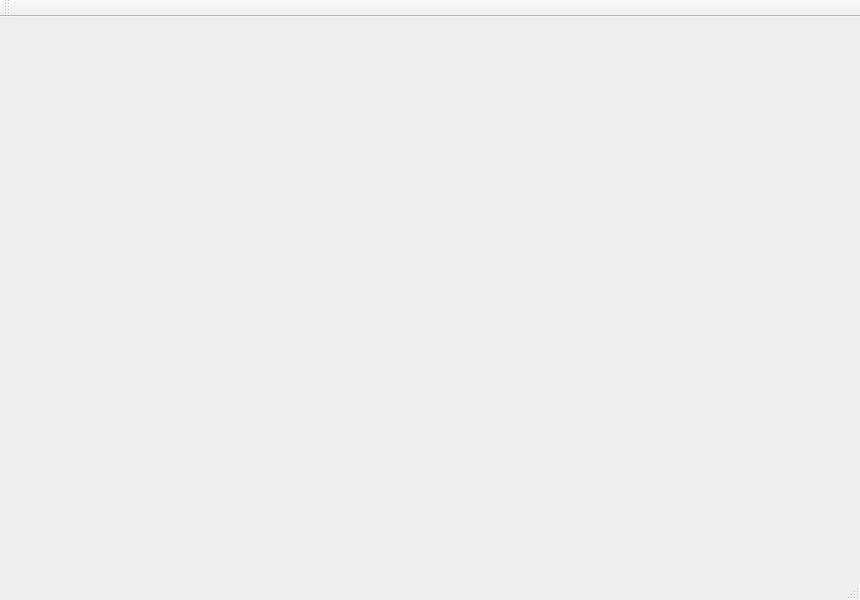
<?xml version="1.0" encoding="UTF-8"?>
<ui version="4.0">
 <class>MainWindow</class>
 <widget class="QMainWindow" name="MainWindow">
  <property name="geometry">
   <rect>
    <x>0</x>
    <y>0</y>
    <width>860</width>
    <height>600</height>
   </rect>
  </property>
  <property name="sizePolicy">
   <sizepolicy hsizetype="Fixed" vsizetype="Fixed">
    <horstretch>0</horstretch>
    <verstretch>0</verstretch>
   </sizepolicy>
  </property>
  <property name="minimumSize">
   <size>
    <width>860</width>
    <height>600</height>
   </size>
  </property>
  <property name="maximumSize">
   <size>
    <width>860</width>
    <height>600</height>
   </size>
  </property>
  <property name="windowTitle">
   <string>MainWindow</string>
  </property>
  <widget class="QWidget" name="centralWidget"/>
  <widget class="QMenuBar" name="menuBar">
   <property name="geometry">
    <rect>
     <x>0</x>
     <y>0</y>
     <width>860</width>
     <height>25</height>
    </rect>
   </property>
  </widget>
  <widget class="QToolBar" name="mainToolBar">
   <attribute name="toolBarArea">
    <enum>TopToolBarArea</enum>
   </attribute>
   <attribute name="toolBarBreak">
    <bool>false</bool>
   </attribute>
  </widget>
  <widget class="QStatusBar" name="statusBar"/>
 </widget>
 <layoutdefault spacing="6" margin="11"/>
 <resources/>
 <connections/>
</ui>
